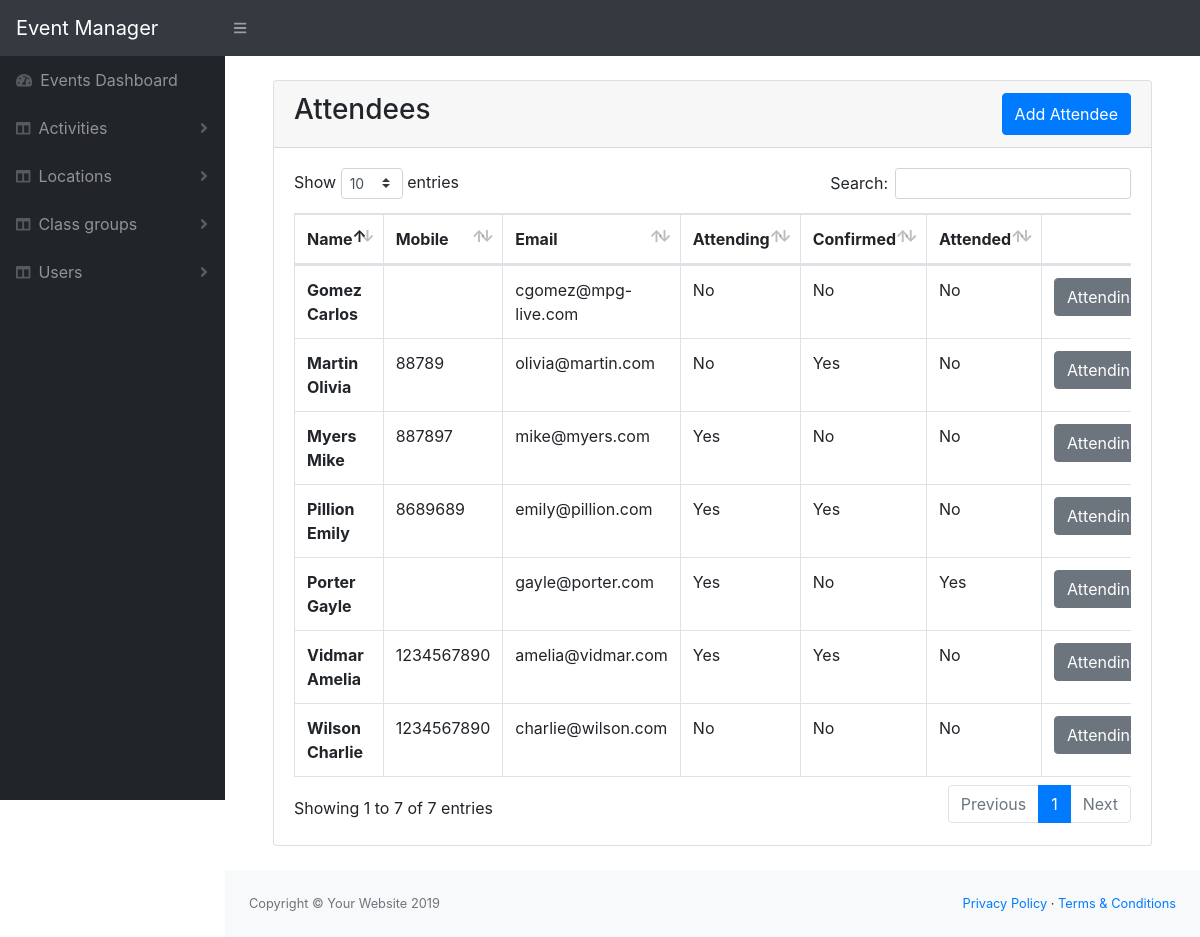
/attendees.php?id=2, run on the app's committed database.
### tables this page shows
CREATE TABLE `event_attendees` (
  `event_id` int(11) NOT NULL,
  `user_id` int(11) NOT NULL,
  `attending` tinyint(4) NOT NULL DEFAULT 0,
  `confirmed` tinyint(4) NOT NULL DEFAULT 0,
  `attended` tinyint(4) NOT NULL DEFAULT 0,
  `is_organiser` tinyint(4) NOT NULL DEFAULT 0
);

CREATE TABLE `user` (
  `id` int(11) NOT NULL,
  `group_id` int(11) NOT NULL,
  `first_name` varchar(255) NOT NULL,
  `last_name` varchar(255) NOT NULL,
  `email` varchar(255) NOT NULL,
  `mobile` varchar(255) NOT NULL,
  `user_type` tinyint(4) NOT NULL,
  `disabled` tinyint(4) NOT NULL DEFAULT 0
);

### lib/Template.php (called while the page is built, shortened)
<?php
class Template{
    protected $template;
    public function __construct($template){
        $this->template = $template;
    }
    public function __toString(){
        include basename($this->template);
        return ob_get_clean();
    }
}

### lib/Database.php (called while the page is built, shortened)
<?php
Class Database{
    private $host = DB_HOST;
    private $user = DB_USER;
    private $pass = DB_PASS;
    private $dbname = DB_NAME;
    private $dbh;
    private $stmt;
    public function __construct(){
        $dsn = 'mysql:host='. $this->host .';dbname='. $this->dbname;
        $options = array(
            PDO::ATTR_PERSISTENT => true,
            PDO::ATTR_ERRMODE => PDO::ERRMODE_EXCEPTION
        );
        try{
            $this->dbh = new PDO($dsn, $this->user, $this->pass, $options);
        }catch(PDOException $ex){
            $this->error = $e->getMessage();
        }
    }
    public function query($query){
        $this->stmt = $this->dbh->prepare($query);
    }
    public function bind($param, $value, $type = null){
        if(is_null($type)){
            switch(true){
                default:
                    $type = PDO::PARAM_STR;
            }
        }
        $this->stmt->bindValue($param, $value, $type);
    }
    public function execute(){
        return $this->stmt->execute();
    }
    public function resultSet(){
        $this->execute();
        return $this->stmt->fetchAll(PDO::FETCH_OBJ);
    }
    public function singleResult(){
        $this->execute();
        return $this->stmt->fetch(PDO::FETCH_OBJ);
    }
}

### lib/Event.php (called while the page is built, shortened)
<?php
class Event{
    private $db;
    public function __construct(){
        $this->db = new Database;
    }
    public function getEvent($event_id){
        $this->db->query("SELECT * FROM event WHERE id = :id_event");
        $this->db->bind(':id_event', $event_id);
        $results = $this->db->singleResult();
        return $results;
    }
    public function getAttendees($event_id){
        $this->db->query("SELECT u.*,ea.*
                        FROM user AS u JOIN event_attendees AS ea
                        ON u.id = ea.user_id
                        WHERE ea.event_id = :event_id
                        ORDER BY u.last_name ASC");
        $this->db->bind(':event_id', $event_id);
        $resultSet = $this->db->resultSet();
        return $resultSet;
    }
    public function getNonAttendees($event_id){
        $this->db->query("SELECT * FROM user
                    WHERE id
                        NOT IN (SELECT DISTINCT(user_id) FROM event_attendees WHERE event_id = 2)
                    ORDER BY last_name ASC");
        $this->db->bind(':event_id', $event_id);
        $resultSet = $this->db->resultSet();
        return $resultSet;
    }
}

### templates/attendee-list.php (the view, shortened to what this page needs)
<?php include 'inc/header.php' ?>
    <div class="container-fluid mt-4">
        <div class="card mb-4">
            <div class="card-header">
                <div class="d-flex justify-content-between">
                    <h3>Attendees</h3>
                    <button type="button" class="btn btn-primary" data-toggle="modal" data-target="#addAttendeeModal">
                        Add Attendee
                    </button>
                </div>
            </div>
            <div class="card-body">
                <div class="table-responsive">
                    <table class="table table-bordered mt-2" id="sortable-table">
                        <thead>
                            <tr>
                            <th scope="col">Name</th>
                            <th scope="col">Mobile</th>
                            <th scope="col">Email</th>
                            <th scope="col">Attending</th>
                            <th scope="col">Confirmed</th>
                            <th scope="col">Attended</th>
                            <th scope="col"></th>
                            </tr>
                        </thead>
                        <tbody>
                            <?php foreach($attendees as $attendee): ?>
                            <tr>
                                <th scope="row"><?php echo $attendee->last_name.' '.$attendee->first_name; ?></th>
                                <td><?php echo $attendee->mobile; ?></td>
                                <td><?php echo $attendee->email; ?></td>
                                <td><?php echo ($attendee->attending == 1)? 'Yes': 'No'; ?></td>
                                <td><?php echo ($attendee->confirmed == 1)? 'Yes': 'No'; ?></td>
                                <td><?php echo ($attendee->attended == 1)? 'Yes': 'No'; ?></td>
                                <td class="d-flex flex-row-reverse bd-highlight">
                                    <div class="btn-group" role="group" aria-label="Basic example">
                                        <a href="attendees.php?a=attending&id=<?php echo $event->id; ?>&uid=<?php echo $attendee->user_id; ?>&s=<?php echo $attendee->attending; ?>" class="btn btn-secondary">Attending</a>
                                    </div>
                                </td>
                            </tr>
                        <?php endforeach; ?>
                        </tbody>
                    </table>
                </div>
            </div>
        </div>
    </div>
<?php include 'inc/footer.php' ?>

### data on the page
event_attendees: user.last_name "Gomez", user.first_name "Carlos", user.email "cgomez@mpg-live.com", attending "No", confirmed "No", attended "No"
event_attendees: user.last_name "Martin", user.first_name "Olivia", user.mobile "88789", user.email "olivia@martin.com", attending "No", confirmed "Yes", attended "No"
event_attendees: user.last_name "Myers", user.first_name "Mike", user.mobile "887897", user.email "mike@myers.com", attending "Yes", confirmed "No", attended "No"
event_attendees: user.last_name "Pillion", user.first_name "Emily", user.mobile "8689689", user.email "emily@pillion.com", attending "Yes", confirmed "Yes", attended "No"
event_attendees: user.last_name "Porter", user.first_name "Gayle", user.email "gayle@porter.com", attending "Yes", confirmed "No", attended "Yes"
event_attendees: user.last_name "Vidmar", user.first_name "Amelia", user.mobile "1234567890", user.email "amelia@vidmar.com", attending "Yes", confirmed "Yes", attended "No"
event_attendees: user.last_name "Wilson", user.first_name "Charlie", user.mobile "1234567890", user.email "charlie@wilson.com", attending "No", confirmed "No", attended "No"

### other printed values
SITE_TITLE "Event Manager"
